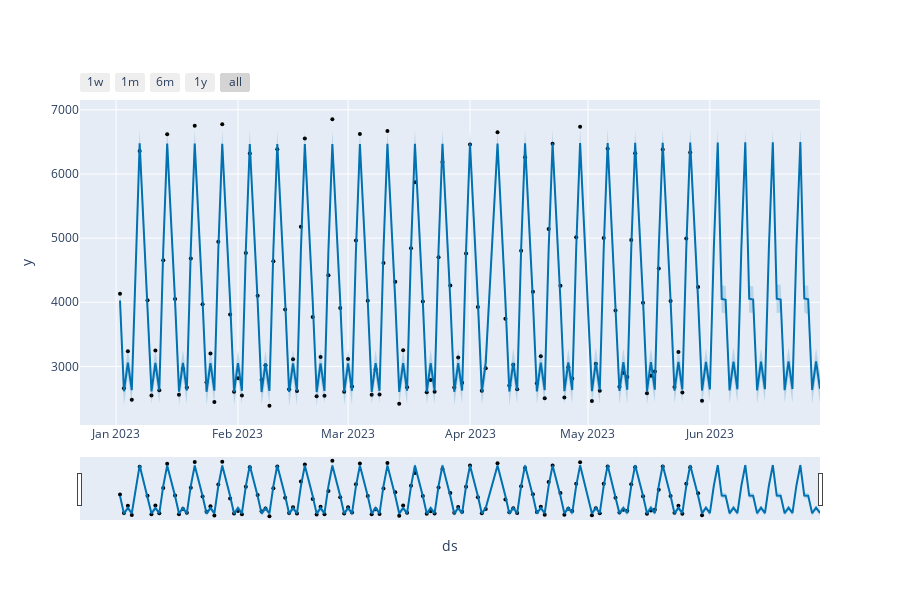

Here is the notebook cell this chart was saved with:
### Code cell
fyv_plot_3 = plot_plotly(m, preds_fyv_prophet)

fyv_plot_3
